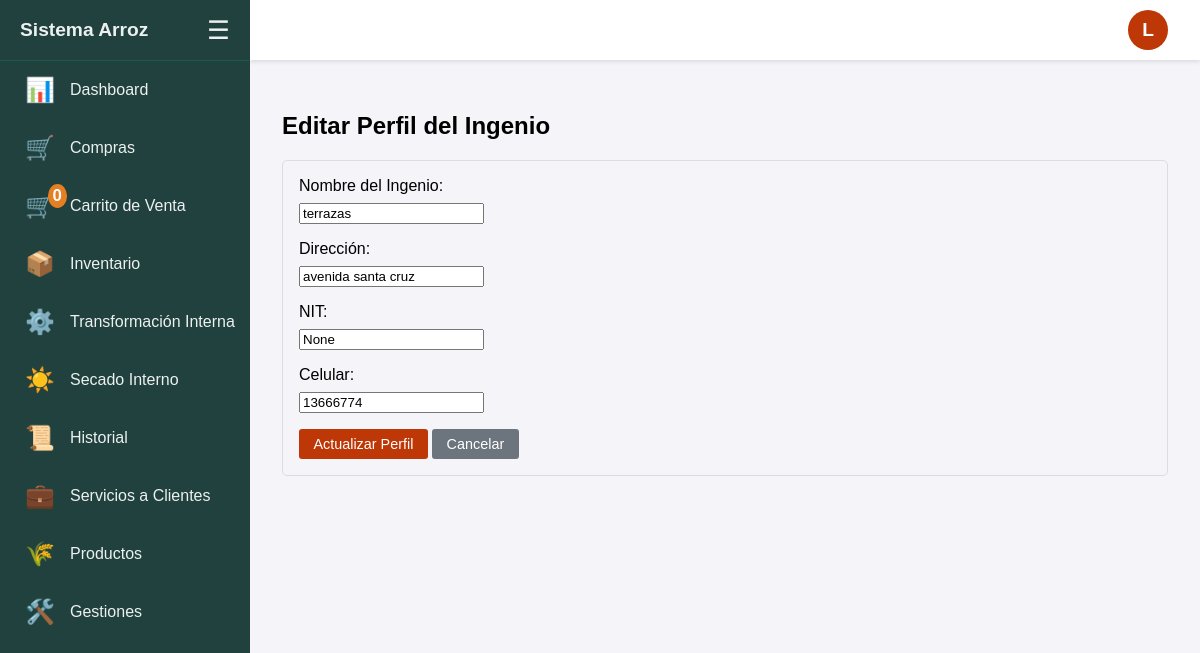
Screenshot of /editar_ingenio (signed in) with the database file from the repository.
### tables this page shows
CREATE TABLE ingenios (
                id INTEGER PRIMARY KEY AUTOINCREMENT,
                nombre TEXT NOT NULL UNIQUE
            , direccion TEXT NOT NULL DEFAULT "", nit TEXT, celular TEXT NOT NULL DEFAULT "");

### blueprints/management.py (the view)
    @login_required
    def decorated_function(*args, **kwargs):
        if g.user['nivel_acceso'] != 'jefe':
            flash('No tienes permiso para acceder a esta página.', 'danger')
            return redirect(url_for('main.compras'))
        return f(*args, **kwargs)

### blueprints/__init__.py (called while the page is built)
def login_required(f):
    @wraps(f)
    def decorated_function(*args, **kwargs):
        if g.user is None:
            return redirect(url_for('auth.login', next=request.url))
        return f(*args, **kwargs)
    return decorated_function

### blueprints/management.py (called while the page is built, shortened)
def jefe_required(f):
    @login_required
    def decorated_function(*args, **kwargs):
        if g.user['nivel_acceso'] != 'jefe':
            flash('No tienes permiso para acceder a esta página.', 'danger')
            return redirect(url_for('main.compras'))
        return f(*args, **kwargs)
    decorated_function.__name__ = f.__name__
    return decorated_function

@management_bp.route('/editar_ingenio', methods=['GET', 'POST'])
@jefe_required
def editar_ingenio():
    ingenio_data = {
        'nombre': g.user['ingenio_nombre'],
        'direccion': g.user['ingenio_direccion'],
        'nit': g.user['ingenio_nit'],
        'celular': g.user['ingenio_celular']
    }
    return render_template('editar_ingenio.html', ingenio=ingenio_data)

### db.py (called while the page is built)
def obtener_ingenio_por_id_db(ingenio_id: int):
    with sqlite3.connect(DB_NAME) as conn:
        c = conn.cursor()
        return c.execute("SELECT id, nombre, direccion, nit, celular FROM ingenios WHERE id = ?", (ingenio_id,)).fetchone()

### templates/editar_ingenio.html (shortened to what this page needs)
{% extends "layout.html" %}
{% block content %}
<h2>Editar Perfil del Ingenio</h2>
<form method="POST" class="simple-form">
    <div class="form-group">
        <label for="nombre">Nombre del Ingenio:</label>
        <input type="text" id="nombre" name="nombre" value="{{ ingenio.nombre }}" required>
    </div>
    <div class="form-group">
        <label for="direccion">Dirección:</label>
        <input type="text" id="direccion" name="direccion" value="{{ ingenio.direccion }}">
    </div>
    <div class="form-group">
        <label for="nit">NIT:</label>
        <input type="text" id="nit" name="nit" value="{{ ingenio.nit }}">
    </div>
    <div class="form-group">
        <label for="celular">Celular:</label>
        <input type="text" id="celular" name="celular" value="{{ ingenio.celular }}" required>
    </div>
    <button type="submit">Actualizar Perfil</button>
    <a href="{{ url_for('main.dashboard') }}" class="button-secondary">Cancelar</a>
</form>
{% endblock %}

### templates/layout.html (style rules this page uses)
:root { --sidebar-width-expanded: 250px; --sidebar-width-collapsed: 80px; --top-bar-height: 60px; --sidebar-bg-color: #20413d; --sidebar-text-color: #ecf0f1; --sidebar-hover-bg: #155c4f; --sidebar-icon-color: #e67e22; }
body { font-family: sans-serif; margin: 0; background-color: #f4f4f9; }
button, input[type=submit] { padding: 0.5em 1em; background-color: #be3706; color: white; border: none; border-radius: 3px; cursor: pointer; font-size: 0.9em; transition: background-color 0.2s; }
.button-secondary { display: inline-block; padding: 0.5em 1em; background-color: #6c757d; color: white; border: none; border-radius: 3px; cursor: pointer; font-size: 0.9em; text-decoration: none; }
.simple-form { margin-bottom: 2em; border: 1px solid #ddd; padding: 1em; border-radius: 5px; }
.form-group { margin-bottom: 1em; }
.form-group label { display: block; margin-bottom: 0.5em; }

### rows the page displays
ingenios: nombre "terrazas", direccion "avenida santa cruz", nit "None", celular "13666774"

### other values shown
{{ session.get('carrito', {})|length }} "0"
{{ g.user.email[0]|upper }} "L"
